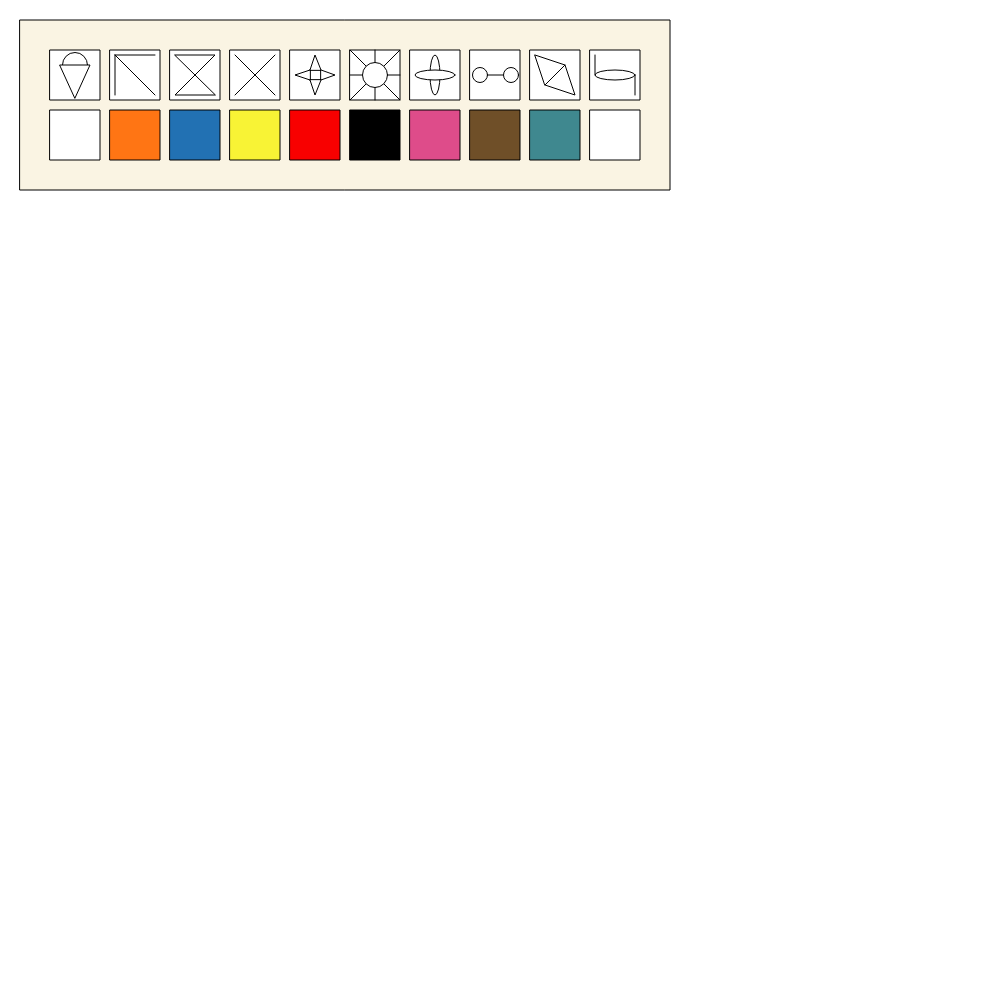
Frame 1 (no input)
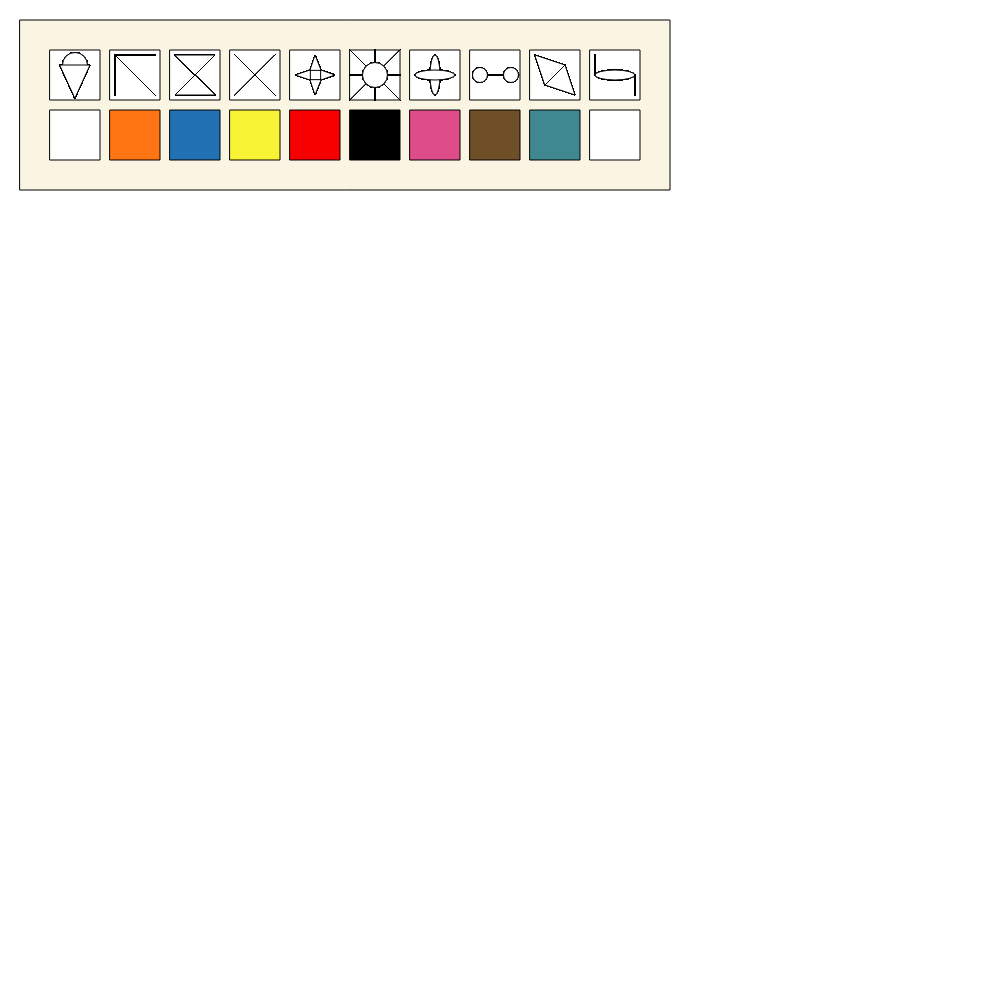
Frame 60 (no input)
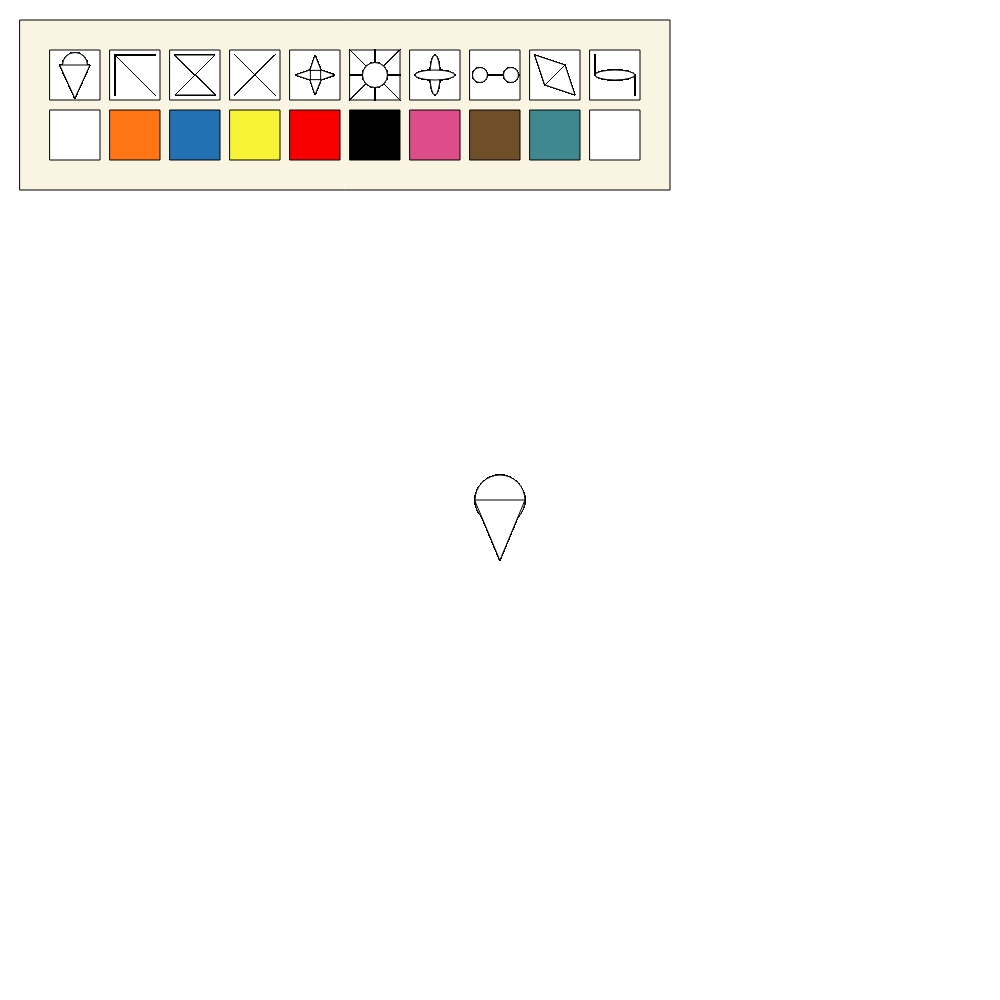
Frame 120 (the mouse pressed at the canvas centre since frame 60)

The p5.js sketch that drew these frames (run headless with seeded random() and noise() and a simulated clock; from frame 60 on, the mouse is pressed at the canvas centre):

// p5.js sketch
// ── sketch.js
var posXbot1 = 50;
var posYbot1 = 50;
var tamBot1 = 50;

var posXbot2 = 110;
var posYbot2 = 50;
var tamBot2 = 50;

var posXbot3 = 170;
var posYbot3 = 50;
var tamBot3 = 50;

var posXbot4 = 230;
var posYbot4 = 50;
var tamBot4 = 50;

var posXbot5 = 290;
var posYbot5 = 50;
var tamBot5 = 50;

var posXbot6 = 350;
var posYbot6 = 50;
var tamBot6 = 50;

var posXbot7 = 410;
var posYbot7 = 50;
var tamBot7 = 50;

var posXbot8 = 470;
var posYbot8 = 50;
var tamBot8 = 50;

var posXbot9 = 530;
var posYbot9 = 50;
var tamBot9 = 50;

var posXbot10 = 590;
var posYbot10 = 50;
var tamBot10 = 50;

var posXbot11 = 50;
var posYbot11 = 110;
var tamBot11 = 50;

var posXbot12 = 110;
var posYbot12 = 110;
var tamBot12 = 50;

var posXbot13 = 170;
var posYbot13 = 110;
var tamBot13 = 50;

var posXbot14 = 230;
var posYbot14 = 110;
var tamBot14 = 50;

var posXbot15 = 290;
var posYbot15 = 110;
var tamBot15 = 50;

var posXbot16 = 350;
var posYbot16 = 110;
var tamBot16 = 50;

var posXbot17 = 410;
var posYbot17 = 110;
var tamBot17 = 50;

var posXbot18 = 470;
var posYbot18 = 110;
var tamBot18 = 50;

var posXbot19 = 530;
var posYbot19 = 110;
var tamBot19 = 50;

var posXbot20 = 590;
var posYbot20 = 110;
var tamBot20 = 50;

var herSel = 0;
var colSel = 0;
var fond = 255

function setup() {
  createCanvas(1000, 1000);
  background(fond);

  fill(250, 244, 227);
  rect(20, 20, 650, 170);

  //Botones visibles

  fill(255);
  rect(posXbot1, posYbot1, tamBot1, tamBot1);
  rect(posXbot2, posYbot2, tamBot2, tamBot2);
  rect(posXbot3, posYbot3, tamBot3, tamBot3);
  rect(posXbot4, posYbot4, tamBot4, tamBot4);
  rect(posXbot5, posYbot5, tamBot5, tamBot5);
  rect(posXbot6, posYbot6, tamBot6, tamBot6);
  rect(posXbot7, posYbot7, tamBot7, tamBot7);
  rect(posXbot8, posYbot8, tamBot8, tamBot8);
  rect(posXbot9, posYbot9, tamBot9, tamBot9);
  rect(posXbot10, posYbot10, tamBot10, tamBot10);
  fill(255);
  rect(posXbot11, posYbot11, tamBot11, tamBot11);
  fill(255, 117, 20);
  rect(posXbot12, posYbot12, tamBot12, tamBot12);
  fill(34, 113, 179);
  rect(posXbot13, posYbot13, tamBot13, tamBot13);
  fill(248, 243, 53);
  rect(posXbot14, posYbot14, tamBot14, tamBot14);
  fill(248, 0, 0);
  rect(posXbot15, posYbot15, tamBot15, tamBot15);
  fill(0);
  rect(posXbot16, posYbot16, tamBot16, tamBot16);
  fill(222, 76, 138);
  rect(posXbot17, posYbot17, tamBot17, tamBot17);
  fill(111, 79, 40);
  rect(posXbot18, posYbot18, tamBot18, tamBot18);
  fill(63, 136, 143);
  rect(posXbot19, posYbot19, tamBot19, tamBot19);
  fill(255);
  rect(posXbot20, posYbot20, tamBot20, tamBot20);
  fill(255);
  
    
}

function draw() {
  //Icono del helado para el boton

  ellipse(75, 65, 25, 25);
  triangle(60, 65, 90, 65, 75, 98);

  //Icono de la flecha para el boton

  line(115, 55, 155, 95);
  line(115, 55, 155, 55);
  line(115, 55, 115, 95);

  //Icono reloj de arena para boton

  quad(175, 55, 215, 55, 175, 95, 215, 95);

  //Icono X

  line(235, 55, 275, 95);
  line(275, 55, 235, 95);

  //Icono estrella

  ellipse(315, 75, 15, 15);
  triangle(310, 70, 295, 75, 310, 80);
  triangle(310, 70, 315, 55, 321, 70);
  triangle(321, 70, 335, 75, 321, 80);
  triangle(321, 80, 315, 95, 310, 80);

  // Sol

  line(375, 75, 375, 100);
  line(375, 75, 375, 50);
  line(375, 75, 400, 75);
  line(375, 75, 350, 75);
  line(375, 75, 400, 100);
  line(375, 75, 350, 50);
  line(375, 75, 400, 50);
  line(375, 75, 350, 100);
  ellipse(375, 75, 25, 25);

  // Cruz con ellipses

  ellipse(435, 75, 10, 40);
  ellipse(435, 75, 40, 10);

  // Anteojos

  line(480, 75, 511, 75);
  ellipse(480, 75, 15, 15);
  ellipse(511, 75, 15, 15);

  // Cristal

  quad(535, 55, 565, 65, 575, 95, 545, 85);
  line(565, 65, 545, 85);

  // 

  ellipse(615, 75, 40, 10);
  line(595, 75, 595, 55);
  line(635, 75, 635, 95);


  //Comando de que hace cada boton

  if (mouseIsPressed) {

    
  if (mouseX > posXbot1 && mouseX < posXbot1 + tamBot1 &&
    mouseY > posYbot1 && mouseY < posYbot1 + tamBot1) {
    herSel = 0;
  }

  if (mouseX > posXbot2 && mouseX < posXbot2 + tamBot2 &&
    mouseY > posYbot2 && mouseY < posYbot2 + tamBot2) {
    herSel = 1;
  }

  if (mouseX > posXbot3 && mouseX < posXbot3 + tamBot3 &&
    mouseY > posYbot3 && mouseY < posYbot3 + tamBot3) {
    herSel = 2;
  }

  if (mouseX > posXbot4 && mouseX < posXbot4 + tamBot4 &&
    mouseY > posYbot4 && mouseY < posYbot4 + tamBot4) {
    herSel = 3;
  }

  if (mouseX > posXbot5 && mouseX < posXbot5 + tamBot5 &&
    mouseY > posYbot5 && mouseY < posYbot5 + tamBot5) {
    herSel = 4;
  }

  if (mouseX > posXbot6 && mouseX < posXbot6 + tamBot6 &&
    mouseY > posYbot6 && mouseY < posYbot6 + tamBot6) {
    herSel = 5;
  }

  if (mouseX > posXbot7 && mouseX < posXbot7 + tamBot7 &&
    mouseY > posYbot7 && mouseY < posYbot7 + tamBot7) {
    herSel = 6;
  }

  if (mouseX > posXbot8 && mouseX < posXbot8 + tamBot8 &&
    mouseY > posYbot8 && mouseY < posYbot8 + tamBot8) {
    herSel = 7;
  }

  if (mouseX > posXbot9 && mouseX < posXbot9 + tamBot9 &&
    mouseY > posYbot9 && mouseY < posYbot9 + tamBot9) {
    herSel = 8;
  }

  if (mouseX > posXbot10 && mouseX < posXbot10 + tamBot10 &&
    mouseY > posYbot10 && mouseY < posYbot10 + tamBot10) {
    herSel = 9;
  }

  if (mouseX > posXbot11 && mouseX < posXbot11 + tamBot11 &&
    mouseY > posYbot11 && mouseY < posYbot11 + tamBot11) {
    colSel = 0;
  }

  if (mouseX > posXbot12 && mouseX < posXbot12 + tamBot12 &&
    mouseY > posYbot12 && mouseY < posYbot12 + tamBot12) {
    colSel = 1;
  }

  if (mouseX > posXbot13 && mouseX < posXbot13 + tamBot13 &&
    mouseY > posYbot13 && mouseY < posYbot13 + tamBot13) {
    colSel = 2;
  }

  if (mouseX > posXbot14 && mouseX < posXbot14 + tamBot14 &&
    mouseY > posYbot14 && mouseY < posYbot14 + tamBot14) {
    colSel = 3;
  }

  if (mouseX > posXbot15 && mouseX < posXbot15 + tamBot15 &&
    mouseY > posYbot15 && mouseY < posYbot15 + tamBot15) {
    colSel = 4;
  }

  if (mouseX > posXbot16 && mouseX < posXbot16 + tamBot16 &&
    mouseY > posYbot16 && mouseY < posYbot16 + tamBot16) {
    colSel = 5;
  }

  if (mouseX > posXbot17 && mouseX < posXbot17 + tamBot17 &&
    mouseY > posYbot17 && mouseY < posYbot17 + tamBot17) {
    colSel = 6;
  }

  if (mouseX > posXbot18 && mouseX < posXbot18 + tamBot18 &&
    mouseY > posYbot18 && mouseY < posYbot18 + tamBot18) {
    colSel = 7;
  }

  if (mouseX > posXbot19 && mouseX < posXbot19 + tamBot19 &&
    mouseY > posYbot19 && mouseY < posYbot19 + tamBot19) {
    colSel = 8;
  }

  if (mouseX > posXbot20 && mouseX < posXbot20 + tamBot20 &&
    mouseY > posYbot20 && mouseY < posYbot20 + tamBot20) {
    colSel = 9;
  }

    if (herSel == 0) {
      ellipse(mouseX, mouseY, 50, 50);
      triangle(mouseX - 25, mouseY, mouseX + 25, mouseY, mouseX, mouseY + 60);
    }

    if (herSel == 1) {
      line(mouseX, mouseY, mouseX + 50, mouseY + 50);
      line(mouseX, mouseY, mouseX + 50, mouseY);
      line(mouseX, mouseY, mouseX, mouseY + 50);
    }

    if (herSel == 2) {
      quad(mouseX, mouseY, mouseX + 50, mouseY,
        mouseX, mouseY + 50, mouseX + 50, mouseY + 50);
    }

    if (herSel == 3) {
      line(mouseX - 25, mouseY - 25, mouseX + 25, mouseY + 25);
      line(mouseX - 25, mouseY + 25, mouseX + 25, mouseY - 25);
    }

    if (herSel == 4) {
      ellipse(mouseX, mouseY, 15, 15);
      triangle(mouseX - 5, mouseY - 5, mouseX - 20, mouseY, mouseX - 5, mouseY + 5);
      triangle(mouseX - 5, mouseY - 5, mouseX, mouseY - 20, mouseX + 6, mouseY - 5);
      triangle(mouseX + 6, mouseY - 5, mouseX + 20, mouseY, mouseX + 6, mouseY + 5);
      triangle(mouseX + 6, mouseY + 5, mouseX, mouseY + 20, mouseX - 5, mouseY + 5);
    }

    if (herSel == 5) {
      line(mouseX, mouseY, mouseX + 50, mouseY);
      line(mouseX, mouseY, mouseX, mouseY - 50);
      line(mouseX, mouseY, mouseX - 50, mouseY);
      line(mouseX, mouseY, mouseX, mouseY + 50);
      line(mouseX, mouseY, mouseX - 40, mouseY + 40);
      line(mouseX, mouseY, mouseX + 40, mouseY - 40);
      line(mouseX, mouseY, mouseX + 40, mouseY + 40);
      line(mouseX, mouseY, mouseX - 40, mouseY - 40);
      ellipse(mouseX, mouseY, 50, 50);
    }

    if (herSel == 6) {
      ellipse(mouseX, mouseY, 15, 60);
      ellipse(mouseX, mouseY, 60, 15);

    }

    if (herSel == 7) {
      line(mouseX, mouseY, mouseX + 61, mouseY);
      ellipse(mouseX, mouseY, 30, 30);
      ellipse(mouseX + 61, mouseY, 30, 30);
    }

    if (herSel == 8) {
      quad(mouseX, mouseY, mouseX + 45, mouseY + 15, mouseX + 60, mouseY + 60, mouseX + 15, mouseY + 45);
      line(mouseX + 45, mouseY + 15, mouseX + 15, mouseY + 45);

    }

    if (herSel == 9) {
      ellipse(mouseX, mouseY, 60, 15);
      line(mouseX - 30, mouseY, mouseX - 30, mouseY - 30);
      line(mouseX + 30, mouseY, mouseX + 30, mouseY + 30);
    }

    if (colSel == 0) {
      fill(255);
      stroke(0);
    }

    if (colSel == 1) {
      fill(255, 117, 20);
      stroke(0);
      
    }

    if (colSel == 2) {
      fill(34, 113, 179);
      stroke(0);
    }

    if (colSel == 3) {
      fill(248, 243, 53);
      stroke(0);
    }

    if (colSel == 4) {
      fill(248, 0, 0);
      stroke(0);
    }

    if (colSel == 5) {
      fill(0);
      stroke(255);
    }

    if (colSel == 6) {
      fill(222, 76, 138);
      stroke(0);
    }

    if (colSel == 7) {
      fill(111, 79, 40);
      stroke(0);
    }

    if (colSel == 8) {
      fill(63, 136, 143);
      stroke(0);
    }

    if (colSel == 9) {
      background(fond);
      
      stroke(0);
      
      //Icono del helado para el boton

      ellipse(75, 65, 25, 25);
      triangle(60, 65, 90, 65, 75, 98);

      //Icono de la flecha para el boton

      line(115, 55, 155, 95);
      line(115, 55, 155, 55);
      line(115, 55, 115, 95);

      //Icono reloj de arena para boton

      quad(175, 55, 215, 55, 175, 95, 215, 95);

      //Icono X

      line(235, 55, 275, 95);
      line(275, 55, 235, 95);

      //Icono estrella

      ellipse(315, 75, 15, 15);
      triangle(310, 70, 295, 75, 310, 80);
      triangle(310, 70, 315, 55, 321, 70);
      triangle(321, 70, 335, 75, 321, 80);
      triangle(321, 80, 315, 95, 310, 80);

      // Sol

      line(375, 75, 375, 100);
      line(375, 75, 375, 50);
      line(375, 75, 400, 75);
      line(375, 75, 350, 75);
      line(375, 75, 400, 100);
      line(375, 75, 350, 50);
      line(375, 75, 400, 50);
      line(375, 75, 350, 100);
      ellipse(375, 75, 25, 25);

      // Cruz con ellipses

      ellipse(435, 75, 10, 40);
      ellipse(435, 75, 40, 10);

      // Anteojos

      line(480, 75, 511, 75);
      ellipse(480, 75, 15, 15);
      ellipse(511, 75, 15, 15);

      // Cristal

      quad(535, 55, 565, 65, 575, 95, 545, 85);
      line(565, 65, 545, 85);

      // 

      ellipse(615, 75, 40, 10);
      line(595, 75, 595, 55);
      line(635, 75, 635, 95);

      fill(250, 244, 227);
      rect(20, 20, 650, 170)
          
       //Botones visibles

      fill(255);
      rect(posXbot1, posYbot1, tamBot1, tamBot1);
      rect(posXbot2, posYbot2, tamBot2, tamBot2);
      rect(posXbot3, posYbot3, tamBot3, tamBot3);
      rect(posXbot4, posYbot4, tamBot4, tamBot4);
      rect(posXbot5, posYbot5, tamBot5, tamBot5);
      rect(posXbot6, posYbot6, tamBot6, tamBot6);
      rect(posXbot7, posYbot7, tamBot7, tamBot7);
      rect(posXbot8, posYbot8, tamBot8, tamBot8);
      rect(posXbot9, posYbot9, tamBot9, tamBot9);
      rect(posXbot10, posYbot10, tamBot10, tamBot10);
      fill(255);
      rect(posXbot11, posYbot11, tamBot11, tamBot11);
      fill(255, 117, 20);
      rect(posXbot12, posYbot12, tamBot12, tamBot12);
      fill(34, 113, 179);
      rect(posXbot13, posYbot13, tamBot13, tamBot13);
      fill(248, 243, 53);
      rect(posXbot14, posYbot14, tamBot14, tamBot14);
      fill(248, 0, 0);
      rect(posXbot15, posYbot15, tamBot15, tamBot15);
      fill(0);
      rect(posXbot16, posYbot16, tamBot16, tamBot16);
      fill(222, 76, 138);
      rect(posXbot17, posYbot17, tamBot17, tamBot17);
      fill(111, 79, 40);
      rect(posXbot18, posYbot18, tamBot18, tamBot18);
      fill(63, 136, 143);
      rect(posXbot19, posYbot19, tamBot19, tamBot19);
      fill(255);
      rect(posXbot20, posYbot20, tamBot20, tamBot20);
      fill(255);    
    }
  }


}
